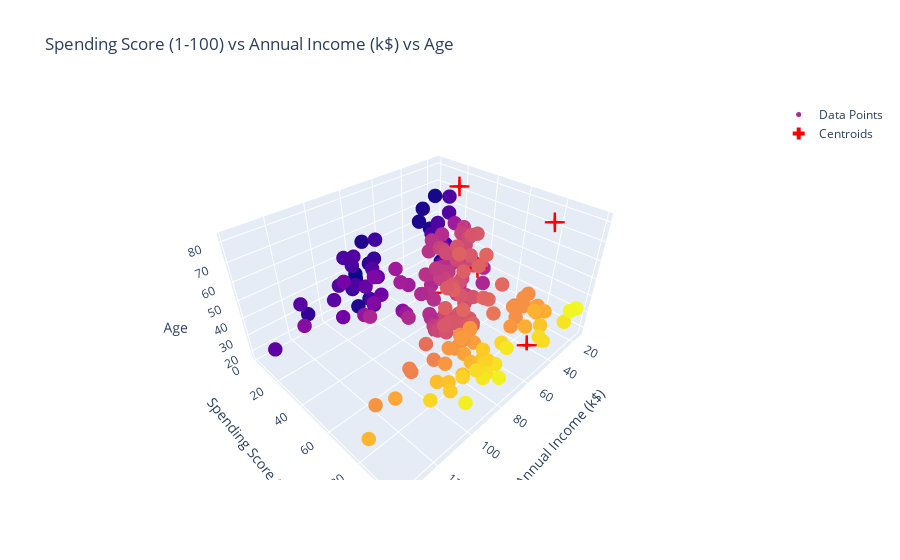

Write notebook code for a chart like this one.
### Markdown cell above
***Implementing the model***

### Code cell
model = KMeans(n_clusters=5, max_iter=1000)
model.fit(m1)
cluster = model.cluster_centers_
centroids = np.array(cluster)
labels = model.labels_

x = np.array(df2['annual_income'])
y = np.array(df2['spending_score'])
z = np.array(df2['age'])

scatter_data = [
    go.Scatter3d(x=x, y=y, z=z, mode='markers', marker=dict(
        size=5, color=y), name='Data Points'),
    go.Scatter3d(x=centroids[:, 0], y=centroids[:, 1], z=centroids[:, 2],
                 mode='markers', marker=dict(size=10, color='red', symbol='cross'), name='Centroids')
]

layout = go.Layout(
    scene=dict(xaxis_title='Annual Income (k$)',
               yaxis_title='Spending Score (1-100)', zaxis_title='Age'),
    title='Spending Score (1-100) vs Annual Income (k$) vs Age'
)

fig = go.Figure(data=scatter_data, layout=layout)
fig.show()

### Figure 1 — Plotly figure (JSON) as saved in the notebook; plotly's stock layout.template omitted (floating-point values rounded to 4 significant figures; data arrays with more than 128 entries replaced by an {"elided": "..."} marker saying what was removed)
{"data": [{"marker": {"color": {"elided": "200 int values"}, "size": 5}, "mode": "markers", "name": "Data Points", "type": "scatter3d", "x": {"elided": "200 int values"}, "y": {"elided": "200 int values"}, "z": {"elided": "200 int values"}}, {"marker": {"color": "red", "size": 10, "symbol": "cross"}, "mode": "markers", "name": "Centroids", "type": "scatter3d", "x": [25.52, 43.09, 32.69, 40.67, 45.22], "y": [26.3, 55.29, 86.54, 87.75, 26.3], "z": [78.57, 49.57, 82.13, 17.58, 20.91]}], "layout": {"scene": {"xaxis": {"title": {"text": "Annual Income (k$)"}}, "yaxis": {"title": {"text": "Spending Score (1-100)"}}, "zaxis": {"title": {"text": "Age"}}}, "title": {"text": "Spending Score (1-100) vs Annual Income (k$) vs Age"}}}
